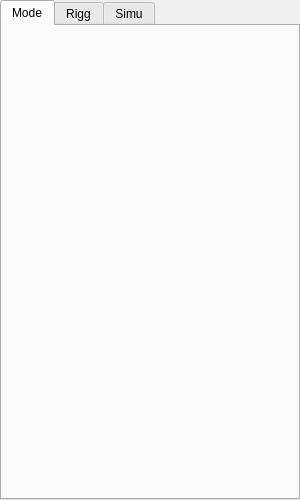
<?xml version="1.0" encoding="UTF-8"?>
<ui version="4.0">
 <class>mw_toolBox</class>
 <widget class="QMainWindow" name="mw_toolBox">
  <property name="windowModality">
   <enum>Qt::NonModal</enum>
  </property>
  <property name="geometry">
   <rect>
    <x>0</x>
    <y>0</y>
    <width>300</width>
    <height>500</height>
   </rect>
  </property>
  <property name="windowTitle">
   <string>Cloth Box</string>
  </property>
  <widget class="QWidget" name="centralwidget">
   <layout class="QGridLayout" name="gridLayout">
    <property name="margin">
     <number>0</number>
    </property>
    <property name="spacing">
     <number>0</number>
    </property>
    <item row="0" column="0">
     <widget class="QTabWidget" name="tab_clothBox">
      <property name="currentIndex">
       <number>0</number>
      </property>
      <widget class="QWidget" name="tab_mode">
       <attribute name="title">
        <string>Mode</string>
       </attribute>
       <layout class="QVBoxLayout" name="vl_mode">
        <property name="spacing">
         <number>0</number>
        </property>
        <property name="margin">
         <number>0</number>
        </property>
       </layout>
      </widget>
      <widget class="QWidget" name="tab_Rigg">
       <attribute name="title">
        <string>Rigg</string>
       </attribute>
       <layout class="QVBoxLayout" name="vl_setup">
        <property name="spacing">
         <number>0</number>
        </property>
        <property name="margin">
         <number>0</number>
        </property>
       </layout>
      </widget>
      <widget class="QWidget" name="tab_simu">
       <attribute name="title">
        <string>Simu</string>
       </attribute>
       <layout class="QVBoxLayout" name="vl_simu">
        <property name="spacing">
         <number>0</number>
        </property>
        <property name="margin">
         <number>0</number>
        </property>
       </layout>
      </widget>
     </widget>
    </item>
   </layout>
  </widget>
  <action name="mi_help">
   <property name="text">
    <string>Help</string>
   </property>
  </action>
 </widget>
 <resources/>
 <connections/>
</ui>
